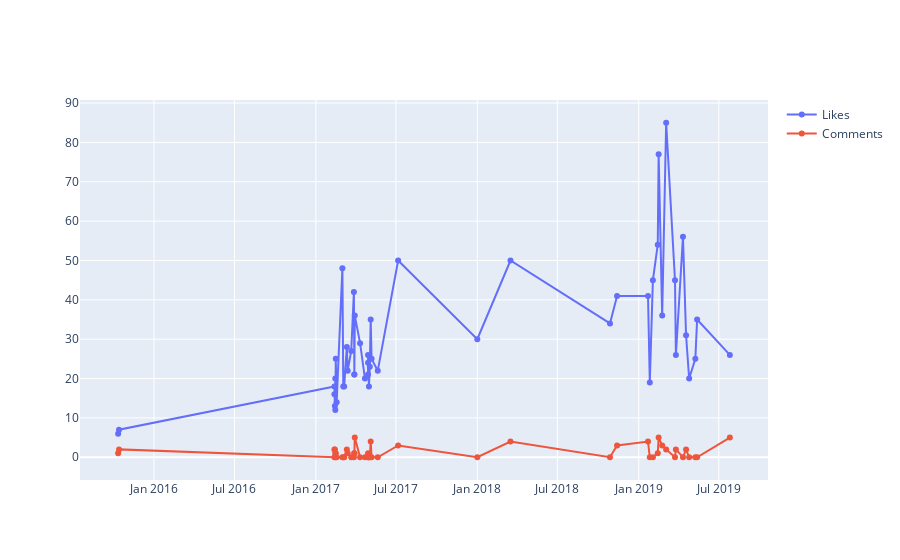

Notebook source saved alongside this figure:
### Code cell
random_x = df_post.index
random_y0 = df_post['likes']
random_y1 = df_post['comments']

# Create traces
fig = go.Figure()
fig.add_trace(go.Scatter(x=random_x, y=random_y0,
                    mode='lines+markers',
                    name='Likes'))
fig.add_trace(go.Scatter(x=random_x, y=random_y1,
                    mode='lines+markers',
                    name='Comments'))
fig.show()
